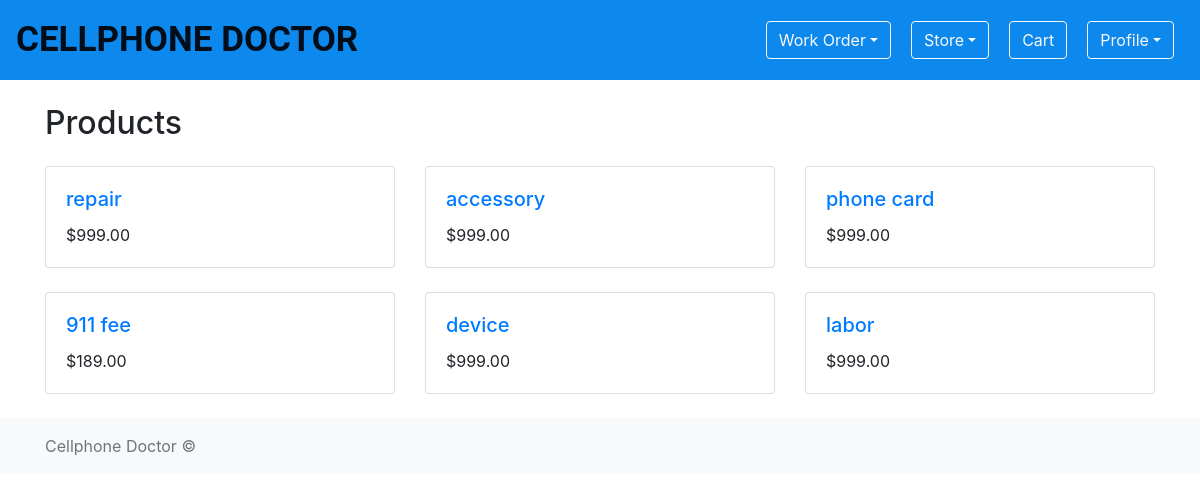
The app's page / (signed in) with its own data.
### shopping_cart/models.py (models this page shows, shortened)
class Product(models.Model):
    name = models.CharField(max_length=255)
    description = models.TextField(blank=True, null=True)
    price = models.DecimalField(max_digits=10, decimal_places=2)
    cost = models.DecimalField(max_digits=10, decimal_places=2, blank=True, null=True)
    department = models.ForeignKey(Department, on_delete=models.CASCADE)
    location = models.ForeignKey(Location, on_delete=models.CASCADE, blank=True, null=True)
    image = models.ImageField(
        upload_to='static/images/product_images/', blank=True, null=True)

### shopping_cart/views.py (the view)
# urls.py: path('', ProductListView.as_view(), name='product_list'),
class ProductListView(LoginRequiredMixin, ListView):
    model = Product
    template_name = 'shopping_cart/product_list.html'
    context_object_name = 'products'

### shopping_cart/templates/shopping_cart/product_list.html (shortened to what this page needs)
{% extends 'base.html' %}
{% block content %}
  <h2 class="mb-4">Products</h2>
  <div class="row">
    {% for product in products %}
      <div class="col-md-4 col-sm-6 mb-4">
        <div class="card">
          <div class="card-body">
            <h5 class="card-title">
              <a href="{% url 'shopping_cart:product_detail' pk=product.pk %}">{{ product.name }}</a>
            </h5>
            <p class="card-text">${{ product.price }}</p>
          </div>
        </div>
      </div>
    {% endfor %}
  </div>
{% endblock %}

### records on screen
Product: name "repair", price "999.00"
Product: name "accessory", price "999.00"
Product: name "phone card", price "999.00"
Product: name "911 fee", price "189.00"
Product: name "device", price "999.00"
Product: name "labor", price "999.00"
